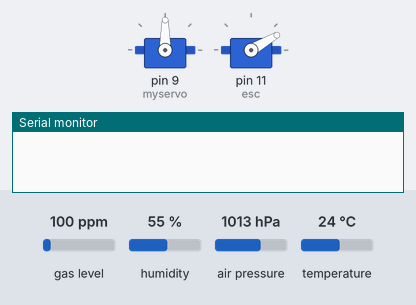
Recording of a sketch running on a simulated Arduino Uno, built with avr-gcc and run on an emulated ATmega328P. Parts: 2 × servo, the last lines printed to the serial monitor. The test bench sets the inputs (shaded band); at power-on: air pressure 1013 hPa, gas level 100 ppm, humidity 55 %, temperature 24 °C.

Above: at 0.1 s.
At 3.2 s:
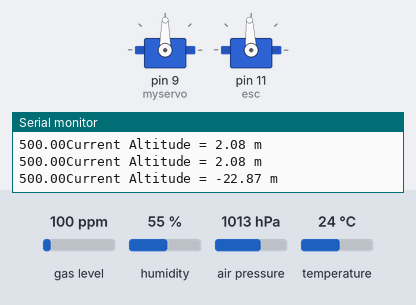
3.3 s: air pressure set to 1016 hPa
At 5.7 s:
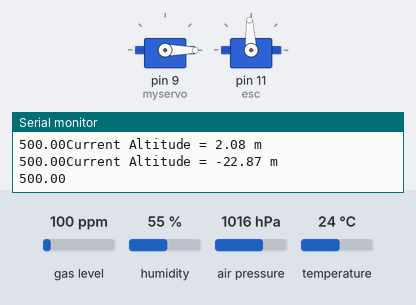
Timing chart, 0 to 7.2 s (numbered marks = the images above; inputs shaded):
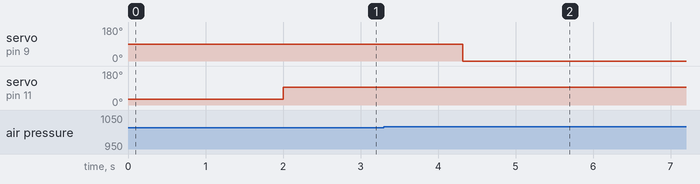

The sketch:

newest_complete_code.ino
```cpp
#include <Wire.h>
#include <Adafruit_Sensor.h>
#include <Adafruit_BME680.h>
#include <Servo.h>

#define SEALEVELPRESSURE_HPA (1013.25)

Adafruit_BME680 bme; // I2C
Servo myservo;
Servo esc;

bool hasRotated = false; // Flag to ensure servo rotates once on descent
float targetAltitude; // Target altitude in meters for servo to activate on descent
float previousAltitude = -1; // To store the last altitude reading

void setup() {
  Serial.begin(9600);
  if (!bme.begin()) {
    Serial.println("Could not find a valid BME680 sensor, check wiring!");
    while (1);
  }

  // BME680 sensor settings
  bme.setTemperatureOversampling(BME680_OS_8X);
  bme.setHumidityOversampling(BME680_OS_2X);
  bme.setPressureOversampling(BME680_OS_4X);
  bme.setIIRFilterSize(BME680_FILTER_SIZE_3);
  bme.setGasHeater(320, 150); // Set up for indoor air quality measurements

  // Servo setup
  myservo.attach(9); // Connect the servo signal wire to pin 9
  targetAltitude =500;
  esc.attach(11);
  esc.writeMicroseconds(850);
  delay(2000);
  esc.writeMicroseconds(1500);
}

void loop() {
  if (!hasRotated) { // Only operate if the servo hasn't rotated yet
    if (!bme.performReading()) {
      Serial.println("Failed to perform reading :(");
      return;
    }
    float currentAltitude = bme.readAltitude(SEALEVELPRESSURE_HPA);

    // Print the current altitude to monitor from the serial monitor
    Serial.print("Current Altitude = ");
    Serial.print(currentAltitude);
    Serial.println(" m");
    Serial.print(targetAltitude);

    // Check the direction of motion (ascending or descending)
    if (previousAltitude != -1 && currentAltitude < previousAltitude-5 && currentAltitude <= targetAltitude) {
      // The CanSat is descending and has reached the target altitude
      myservo.write(90); // Rotate servo to some degree
      delay(1000); // Delay to ensure servo has time to reach position
      myservo.write(0); // Optionally reset servo position
      hasRotated = true; // Set flag so the servo does not rotate again
    }

    // Update the previous altitude for the next loop iteration
    previousAltitude = currentAltitude;
  }

  delay(10); // Wait for some time before the next reading
}
```

Measured:
- the behaviour switches between 1013 and 1014 hPa on air pressure (found by bisection; images 1 and 2)
- after the input at 3.3 s, servo on pin 9 (myservo): 90° → 0° after 1.0 s
